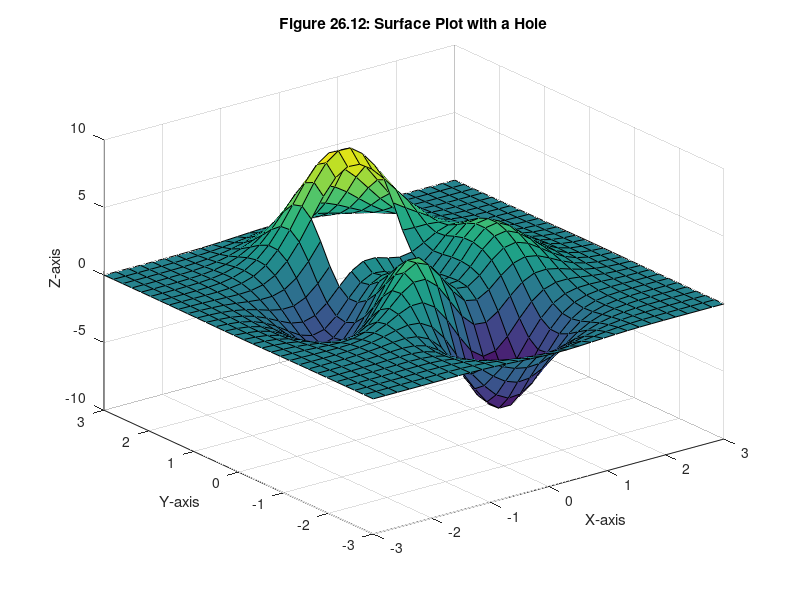
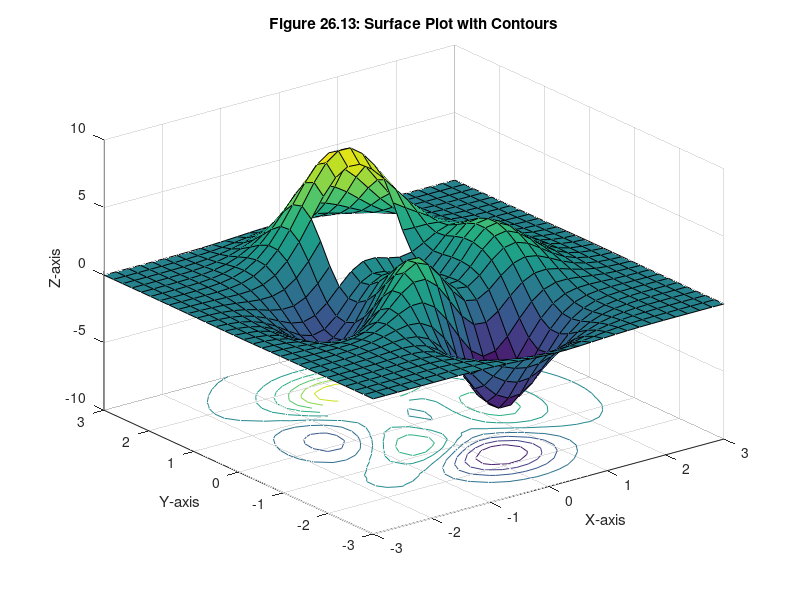
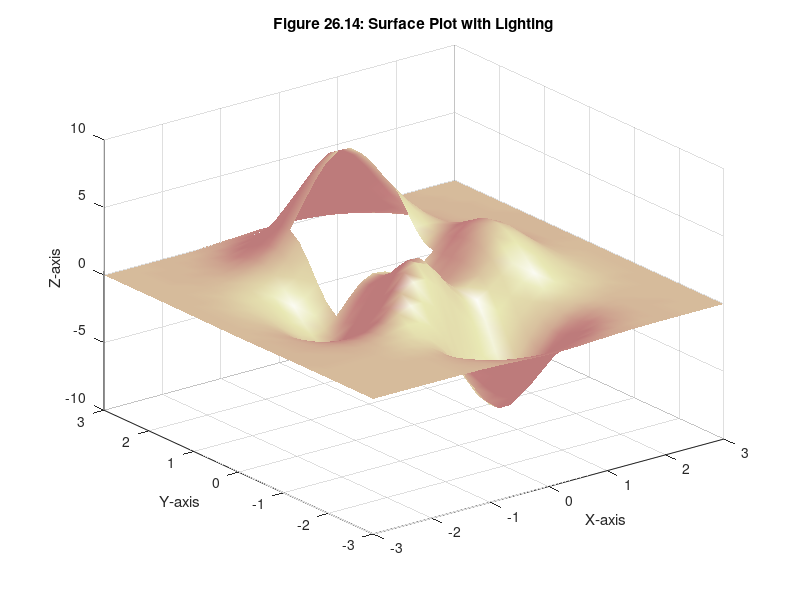
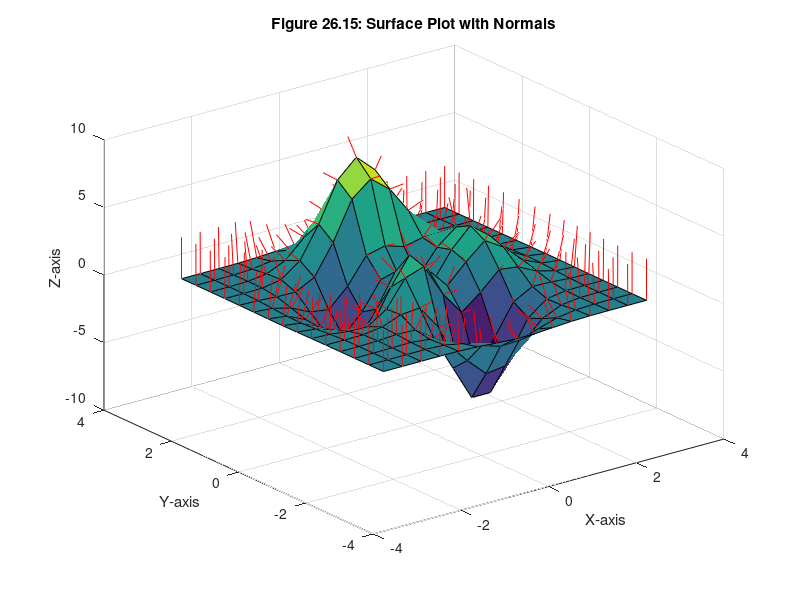

MATLAB code for these plots, in order:
% MATLAB Script: SurfacePlotSiblings.m

% First Plot (Surface Plot with a Hole)
[X,Y,Z] = peaks(30);
x = X(1,:);               % vector of x axis
y = Y(:,1);               % vector of y axis
i = find(y>0.8 & y<1.2);  % find y axis indices of hole
j = find(x>-0.6 & x<0.5); % find x axis indices of hole
Z(i,j) = nan;             % set values at hole indices to NaNs
surf(X,Y,Z)
xlabel('X-axis')
ylabel('Y-axis')
zlabel('Z-axis')
title('Figure 26.12: Surface Plot with a Hole')

% Second Plot (Surface Plot with Contours)
figure;
surfc(X,Y,Z)
xlabel('X-axis')
ylabel('Y-axis')
zlabel('Z-axis')
title('Figure 26.13: Surface Plot with Contours')

% Third Plot (Surface Plot with Lighting)
figure;
surfl(X,Y,Z)            % surf plot with lighting
shading interp          % surfl plots look best with interp shading
colormap pink           % they also look better with shades of a single color
xlabel('X-axis')
ylabel('Y-axis')
zlabel('Z-axis')
title('Figure 26.14: Surface Plot with Lighting')

% Fourth Plot (Surface Plot with Normals)
[X,Y,Z] = peaks(15);
figure;
surfnorm(X,Y,Z)
xlabel('X-axis')
ylabel('Y-axis')
zlabel('Z-axis')
title('Figure 26.15: Surface Plot with Normals')
